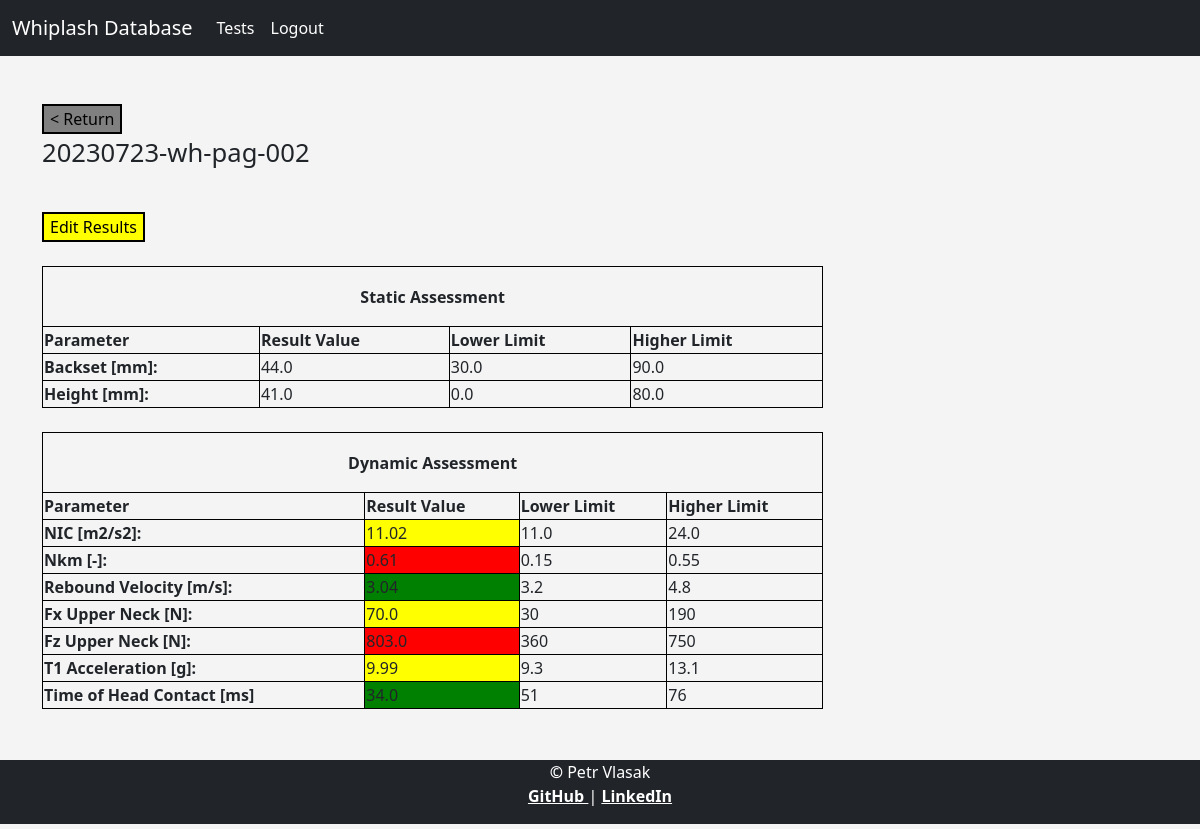
/test/2 (signed in), run on the app's committed database.
### models.py (models this page shows, shortened)
class Test(db.Model):
    id = db.Column(db.Integer, primary_key=True)
    label = db.Column(db.String(128), index=True, unique=False)
    pulse_id = db.Column(db.Integer, db.ForeignKey('pulse.id'))
    sample_id = db.Column(db.Integer, db.ForeignKey('sample.id'))
    result_id = db.relationship('Result', backref='test', uselist=False, cascade='all, delete, delete-orphan')

class Result(db.Model):
    id = db.Column(db.Integer, primary_key=True)
    backset = db.Column(db.Float, unique=False)
    height = db.Column(db.Float, unique=False)
    NIC = db.Column(db.Float, index=False, unique=False)
    Nkm = db.Column(db.Float, index=False, unique=False)
    rebound_velocity = db.Column(db.Float, index=False, unique=False)
    Fx_upper_neck = db.Column(db.Float, index=False, unique=False)
    Fz_upper_neck = db.Column(db.Float, index=False, unique=False)
    T1_acceleration = db.Column(db.Float, index=False, unique=False)
    time_head_contact = db.Column(db.Float, index=False, unique=False)
    test_id = db.Column(db.Integer, db.ForeignKey('test.id'))

### routes.py (the view)
@app.route('/test/<int:id>', methods=['GET', 'POST'])
@login_required
def test(id):
    test_data = Test.query.get(id)
    result_data = Result.query.get(id)
    pulse_data = Pulse.query.get(Test.query.get(id).pulse_id)
    return render_template('result.html', template_test=test_data, template_result=result_data,
                           template_pulse=pulse_data)

### routes.py (called while the page is built)
@login_manager.user_loader
def load_user(user_id):
    return User.query.get(int(user_id))

### templates/result.html (shortened to what this page needs)
{% extends "base.html"  %}
{%block content%}
    <br>
    <div>
        <a href="{{url_for('profile')}}"> <button class="button button1"> < Return </button> </a>
        <p style="font-size:160%;"> {{template_test.label}} </p>
    </div>
    <br>
    <div>
    <a href="{{url_for('update', id=template_result.id) }}"> <button class="button button2">Edit Results</button> </a>
    </div>
    {% if template_pulse.severity == 'Low' %}
        {% include 'result_template_low.html' %}
    {% elif template_pulse.severity == 'Medium' %}
        {% include 'result_template_medium.html' %}
    {% else %}
        {% include 'result_template_high.html' %}
    {% endif %}
{%endblock%}

### templates/result_template_medium.html (shortened to what this page needs)
{% set backset_Bottom = 30.0 %}
{% set backset_Top = 90.0 %}
{% set height_Bottom = 0.0 %}
{% set height_Top = 80.0 %}
{% set NIC_Bottom_Medium = 11.0 %}
{% set NIC_Top_Medium = 24.0 %}
{% set Nkm_Bottom_Medium = 0.15 %}
{% set Nkm_Top_Medium = 0.55 %}
{% set Rebound_Vel_Bottom_Medium = 3.2 %}
{% set Rebound_Vel_Top_Medium = 4.80 %}
{% set Fx_UN_Bottom_Medium = 30 %}
{% set Fx_UN_Top_Medium = 190 %}
{% set Fz_UN_Bottom_Medium = 360 %}
{% set Fz_UN_Top_Medium = 750 %}
{% set T1_acc_Bottom_Medium = 9.3 %}
{% set T1_acc_Top_Medium = 13.1 %}
{% set Time_Cont_Bottom_Medium = 51 %}
{% set Time_Cont_Top_Medium = 76 %}
<table style="width:70%">
            <tr height="60px">
                <th colspan="4" style="text-align: center">
                    Static Assessment
                </th>
            </tr>
            <tr>
                <th>Parameter</th>
                <th>Result Value</th>
                <th>Lower Limit</th>
                <th>Higher Limit</th>
            </tr>
            <tr>
                <th> Backset [mm]: </th>
                    <td> {{template_result.backset}} </td>
                    <td> {{backset_Bottom}} </td>
                    <td> {{backset_Top}} </td>
            </tr>
            <tr>
                <th> Height [mm]: </th>
                    <td> {{template_result.height}} </td>
                    <td> {{height_Bottom}} </td>
                    <td> {{height_Top}} </td>
            </tr>
</table>
<table style="width:70%">
            <tr height="60px">
                <th colspan="4" style="text-align: center">
                    Dynamic Assessment
                </th>
            </tr>
            <tr>
                <th>Parameter</th>
                <th>Result Value</th>
                <th>Lower Limit</th>
                <th>Higher Limit</th>
            </tr>
            <tr>
                <th> NIC [m2/s2]: </th>
                {% if template_result.NIC < NIC_Bottom_Medium %}
                    <td bgcolor="green"> {{template_result.NIC}} </td>
                {%elif ((template_result.NIC >= NIC_Bottom_Medium) and (template_result.NIC < NIC_Top_Medium)) %}
                    <td bgcolor="yellow"> {{template_result.NIC}} </td>
                {% else %}
                    <td bgcolor="red"> {{template_result.NIC}} </td>
                {%endif%}
                <td> {{NIC_Bottom_Medium}} </td>
                <td> {{NIC_Top_Medium}} </td>
            </tr>
            <tr>
                <th> Nkm [-]: </th>
             {% if template_result.Nkm < Nkm_Bottom_Medium %}
                    <td bgcolor="green"> {{template_result.Nkm}} </td>
                {%elif ((template_result.Nkm >= Nkm_Bottom_Medium) and (template_result.Nkm < Nkm_Top_Medium)) %}
                    <td bgcolor="yellow"> {{template_result.Nkm}} </td>
                {% else %}
                    <td bgcolor="red"> {{template_result.Nkm}} </td>
                {%endif%}
                <td> {{Nkm_Bottom_Medium}} </td>
                <td> {{Nkm_Top_Medium}} </td>
            </tr>
            <tr>
                <th> Rebound Velocity [m/s]: </th>
                {% if template_result.rebound_velocity < Rebound_Vel_Bottom_Medium %}
                    <td bgcolor="green"> {{template_result.rebound_velocity}} </td>
                {%elif ((template_result.rebound_velocity >= Rebound_Vel_Bottom_Medium) and (template_result.rebound_velocity < Rebound_Vel_Top_Medium)) %}
                    <td bgcolor="yellow"> {{template_result.rebound_velocity}} </td>
                {% else %}
                    <td bgcolor="red"> {{template_result.rebound_velocity}} </td>
                {%endif%}
                <td> {{Rebound_Vel_Bottom_Medium}} </td>
                <td> {{Rebound_Vel_Top_Medium}} </td>
            </tr>
            <tr>
                <th> Fx Upper Neck [N]: </th>
                {% if template_result.Fx_upper_neck < Fx_UN_Bottom_Medium %}
                    <td bgcolor="green"> {{template_result.Fx_upper_neck}} </td>
                {%elif ((template_result.Fx_upper_neck >= Fx_UN_Bottom_Medium) and (template_result.Fx_upper_neck < Fx_UN_Top_Medium)) %}
                    <td bgcolor="yellow"> {{template_result.Fx_upper_neck}} </td>
                {% else %}
                    <td bgcolor="red"> {{template_result.Fx_upper_neck}} </td>
                {%endif%}
                <td> {{Fx_UN_Bottom_Medium}} </td>
                <td> {{Fx_UN_Top_Medium}} </td>
            </tr>
            <tr>
                <th> Fz Upper Neck [N]: </th>
                 {% if template_result.Fz_upper_neck < Fz_UN_Bottom_Medium %}
                    <td bgcolor="green"> {{template_result.Fz_upper_neck}} </td>
                {%elif ((template_result.Fz_upper_neck >= Fz_UN_Bottom_Medium) and (template_result.Fz_upper_neck < Fz_UN_Top_Medium)) %}
                    <td bgcolor="yellow"> {{template_result.Fz_upper_neck}} </td>
                {% else %}
                    <td bgcolor="red"> {{template_result.Fz_upper_neck}} </td>
                {%endif%}
                <td> {{Fz_UN_Bottom_Medium}} </td>
                <td> {{Fz_UN_Top_Medium}} </td>
            </tr>
            <tr>
                <th> T1 Acceleration [g]: </th>
                {% if template_result.T1_acceleration < T1_acc_Bottom_Medium %}
                    <td bgcolor="green"> {{template_result.T1_acceleration}} </td>
                {%elif ((template_result.T1_acceleration >= T1_acc_Bottom_Medium) and (template_result.T1_acceleration < T1_acc_Top_Medium)) %}
                    <td bgcolor="yellow"> {{template_result.T1_acceleration}} </td>
                {% else %}
                    <td bgcolor="red"> {{template_result.T1_acceleration}} </td>
                {%endif%}
                <td> {{T1_acc_Bottom_Medium}} </td>
                <td> {{T1_acc_Top_Medium}} </td>
            </tr>
            <tr>
                <th> Time of Head Contact [ms] </th>
                {% if template_result.time_head_contact < Time_Cont_Bottom_Medium %}
                    <td bgcolor="green"> {{template_result.time_head_contact}} </td>
                {%elif ((template_result.time_head_contact >= Time_Cont_Bottom_Medium) and (template_result.time_head_contact < Time_Cont_Top_Medium)) %}
                    <td bgcolor="yellow"> {{template_result.time_head_contact}} </td>
                {% else %}
                    <td bgcolor="red"> {{template_result.time_head_contact}} </td>
                {%endif%}
                <td> {{Time_Cont_Bottom_Medium}} </td>
                <td> {{Time_Cont_Top_Medium}} </td>
            </tr>
</table>

### static/css/style.css (style rules this page uses)
body { background: #f4f4f4; }

### templates/result.html (style rules this page uses)
table, th, td { border:1px solid black; }
.button1 { background-color: grey; color: black; border: 2px solid black; }
.button2 { background-color: yellow; color: black; border: 2px solid black; }

### data on the page
Test: label "20230723-wh-pag-002"
Result: backset "44.0", height "41.0", NIC "11.02", Nkm "0.61", rebound_velocity "3.04", Fx_upper_neck "70.0", Fz_upper_neck "803.0", T1_acceleration "9.99", time_head_contact "34.0"

### other printed values
{{ backset_Bottom }} "30.0"
{{ backset_Top }} "90.0"
{{ height_Bottom }} "0.0"
{{ height_Top }} "80.0"
{{ NIC_Bottom_Medium }} "11.0"
{{ NIC_Top_Medium }} "24.0"
{{ Nkm_Bottom_Medium }} "0.15"
{{ Nkm_Top_Medium }} "0.55"
{{ Rebound_Vel_Bottom_Medium }} "3.2"
{{ Rebound_Vel_Top_Medium }} "4.8"
{{ Fx_UN_Bottom_Medium }} "30"
{{ Fx_UN_Top_Medium }} "190"
{{ Fz_UN_Bottom_Medium }} "360"
{{ Fz_UN_Top_Medium }} "750"
{{ T1_acc_Bottom_Medium }} "9.3"
